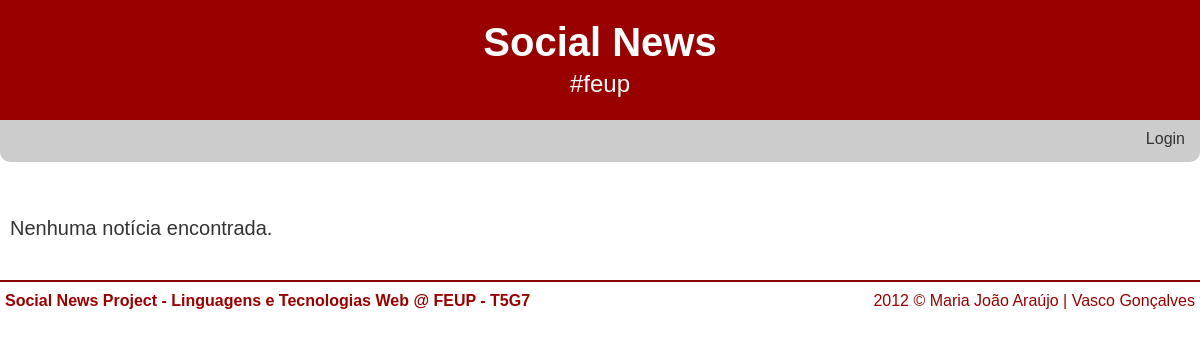
Page /?tag=feup on the earlier database version.
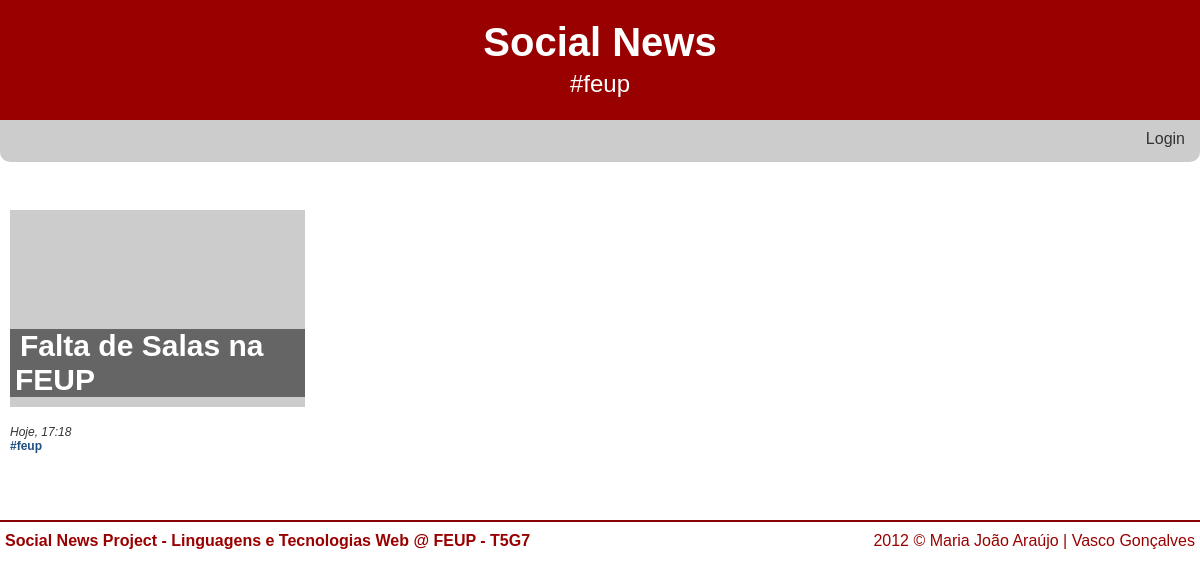
Same page on the later database version.
### tables this page shows
CREATE TABLE 'NEWS' (id integer primary key autoincrement, title text,'date' INTEGER, text text, posted_by text, 'url' TEXT, 'imported_by' TEXT);

### db/news_query.php (called while the page is built, shortened)
<?php
	require_once 'db/db.php';
	if(isset($id) && !empty($id))
	{
		$stmt = $db->prepare('SELECT id, title, date, text, posted_by, imported_by, url, tagname FROM news LEFT JOIN tag ON news.id=tag.news_id where id=:id');
		$stmt->bindparam(':id', $id);
	}
	elseif(isset($tag) && !empty($tag))
	{
		$stmt = $db->prepare('SELECT id, title, date, posted_by, imported_by, tagname FROM news LEFT JOIN tag ON news.id=tag.news_id where news.id in (select news_id from tag where tagname=:tag) ORDER BY id DESC');
		$stmt->bindparam(':tag', $tag);
	}
	elseif(isset($fav) && !empty($fav))
	{
		$stmt = $db->prepare('SELECT id, title, date, posted_by, imported_by, tagname FROM news LEFT JOIN tag ON news.id=tag.news_id LEFT JOIN favorite ON news.id=favorite.news_id where favorite.user_id = :user_id ORDER BY id DESC');
		$stmt->bindparam(':user_id', $_SESSION['user_id']);
	}
	else
	{
		$stmt = $db->prepare('SELECT id, title, date, posted_by, imported_by, tagname FROM news LEFT JOIN tag ON news.id=tag.news_id where news.id in (select id from news order by id desc limit 12 offset :offset) ORDER BY id DESC');
		$stmt->bindparam(':offset', $offset);
	}
	if(!$stmt->execute())
	{
		$error=$db->errorInfo();
		echo "Erro: " . $error[2];
	}
	else
		$news = $stmt->fetchAll();
?>

### common/functions.php (the view, shortened to what this page needs)
<?php
	function loggedIn() {
		return isset($_SESSION['username']);
	}
	function displayDate($date)
	{
		if(date('dmY') == date('dmY', $date))
          return "Hoje, ".date('H:i', $date);
        return $dayofweek." ".date('d/m/Y, H:i', $date);
	}
	function showAllNews($news)
	{
		foreach($news as $i=>$row) {
			if($row['id']==$news[$i-1]['id'])
				echo " <a href=\"./?tag=".$row['tagname']."\">#".$row['tagname']."</a>";
			else
			{
				$title = (strlen($row['title']) > 30) ? substr($row['title'],0,27).'...' : $row['title'];
				  echo "<div class=\"noticia_index\">
				  <h3><a href=\"./?id=".$row['id']."\">".stripslashes($title)."</a></h3>
				  <a href=\"./?id=".$row['id']."\"><img src=\"http://lorempixel.com/300/200/?dummy=".rand()."\" alt=\"300x200\"></a>
				  <div class=\"newsdetails\">
					<br />";
				echo displayDate($row['date']);
				if($row['tagname']!="")
				  echo "</div><div class=\"newstags\"><a href=\"./?tag=".stripslashes($row['tagname'])."\">#".stripslashes($row['tagname'])."</a>";
			}
			if($row['id']!=$news[$i+1]['id']) {
				echo   "</div>";
				echo "</div>";
			}
		}
	}
	function showHeader($subtitle)
	{
		echo "<div id=\"cabecalho\">";
		echo "<a href=\"./\"><h1>Social News</h1></a>";
		if(!empty($subtitle))
			echo "<h2>".$subtitle."</h2>";
		echo "</div>";
	}
	function showFooter()
	{
		echo "<div id=\"rodape\">
				<p>Social News Project - Linguagens e Tecnologias Web @ FEUP - T5G7</p>
				<div class=copyright>2012 © Maria João Araújo | Vasco Gonçalves</div>
			</div>";
	}
	function showLoginMenu()
	{
		echo "<ul class=\"login\">";
		if(loggedIn())
			echo "<li id=username userid=".$_SESSION['user_id'].">Bem-vindo <a href=ver_perfil_utilizador.php?id=".$_SESSION['user_id'].">".$_SESSION['username']."</a></li><li><a href=\"logout.php\">Logout</a></li>";
		else
			echo "<li><a href=\"login.php\">Login</a></li>";
		echo "</ul>";
	}
?>

### index.php (shortened to what this page needs)
<?php
	require_once 'common/functions.php';
	$id = (int)$_GET['id'];
	$tag = $_GET['tag'];
	$p = (int)$_GET['p'];
	$fav = (int)$_GET['fav'];
	$offset = $p*12;
	require_once 'db/news_query.php';
?>
<!DOCTYPE html>
<html>
	<head>
		<link rel="stylesheet" href="common/style.css">
	</head>
	<body>
<?php
	if(!empty($tag))
		showHeader('#'.$tag);
	elseif(!empty($fav))
		showHeader('Favoritos');
	else
		showHeader('');
?>
		<div id="menu">
			<ul>
<?php
	if(loggedIn())
	{
		echo "<a href=\"./\"><img src=\"common/home.png\"></a><li><a href=\"./?fav=1\">Meus favoritos</a></li>";
		if((editor() || admin()))
		{
			echo "<li><a href=\"nova_noticia.php\">Inserir notícia</a></li>";
		}
		if(admin())
		{
			echo "<li><a href=\"procurar_utilizador.php\">Gerir utilizadores</a></li>".
			"<li><a href=\"gerir_servidor.php\">Gerir servidores</a></li>".
			"<li><a href=\"obter_noticias.php\">Obter notícias</a></li>";
		}
	}
	else
	{
		echo "<li></li>";
	}
	echo "</ul>";
	showLoginMenu();
	echo "</div>";
?>
		<div id="conteudo">
<?php
	if(count($news)==0)
		echo "<h5>Nenhuma notícia encontrada.</h5>";
	else {
		if(!empty($id))
			showNewsId($news,$db);
		else{
			showAllNews($news);
		}
	}
	echo "</div>";
	showFooter();
?>
	</body>
</html>

### common/style.css (style rules this page uses)
html { overflow-y: scroll; }
body { font-family: Century Gothic, sans-serif; margin: 0px auto; padding: 0; color: #333333; border-color: #3b8eb5; background-color: white; min-width: 1200px; }
div#cabecalho { text-align:center; padding: 15px 0px; background-color: #990000; color: white; width: 100%; height: 90px; }
div#cabecalho h1 { margin-top: 5px; margin-bottom: 5px; font-size: 40px; }
div#cabecalho h2 { margin: 0; color: white; font-weight: normal; }
div#cabecalho a { color: white; text-decoration: none; }
div#menu { position: relative; background-color: #ccc; padding: 10px; margin: 0 auto; margin-bottom: 25px; height: 22px; width: 1180px; border-bottom-left-radius: 10px; border-bottom-right-radius: 10px; }
div#menu ul { padding-left: 0; margin: 0; display: inline; }
div#menu li { display: inline; border-right: solid; border-width: 2px; border-color: white; padding: 0px 5px; }
div#menu li:last-child { border-right: none; }
div#menu ul.login { float: right; }
a { color: #333333; text-decoration:none; }
div#conteudo { margin: 10px auto; padding: 10px 10px; background-color: white; height: 100%; width: 1180px; }
div#conteudo h3 { margin: 0; margin-bottom: 10px; font-size: 30px; }
div.noticia_index { position: relative; margin-top: 13px; display: inline-table; width: 25%; height: 290px; background-color: white; }
div.noticia_index img { width: 100%; }
div.noticia_index>h3 { display: inline-block; position: absolute; width: 285px; left: 0; bottom: 93px; padding: 0 5px; word-wrap: break-word; background-color: rgba(0, 0, 0, 0.5); }
div.noticia_index>h3>a { color: white; margin-left: 5px; }
div.newsdetails { clear: both; font-size: 12px; font-style: italic; }
div.newstags { font-size: 12px; font-weight: bold; color: #1F4F82; }
div.newstags a { color: #1F4F82; }
div.noticia_index>div.newstags { white-space: nowrap; text-overflow: ellipsis; overflow: hidden; width: 285px; }
div#rodape { margin: 0 auto; padding: 5px 0; background-color: white; color: #990000; width: 1200px; clear: both; border-top: 2px solid #860004; }
div#rodape p { float:left; margin: 5px; font-weight: bold; }
div#rodape div.copyright { float: right; margin: 5px; }
div#conteudo h5 { margin-top:20px; margin-bottom:20px; font-size:20px; font-weight: normal !important; }

Differences in the rows shown:
added news: title "Falta de Salas na FEUP", date "Hoje, 17:18", tagname "feup"
Other differences:
text no longer shown: "Nenhuma notícia encontrada."
